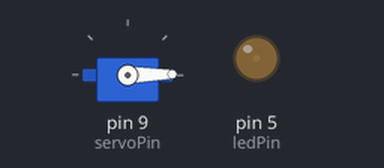
Recording of a sketch running on a simulated Arduino Uno, built with avr-gcc and run on an emulated ATmega328P. Shown: servo, output pins drawn as LEDs (lit = HIGH).

Above: at 0.05 s.
At 2.65 s:
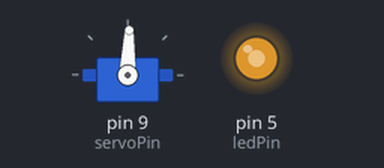
At 5.25 s:
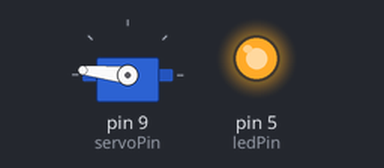
At 10.45 s:
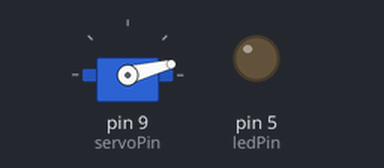
Timing chart, 0 to 15.5 s (numbered marks = the images above):
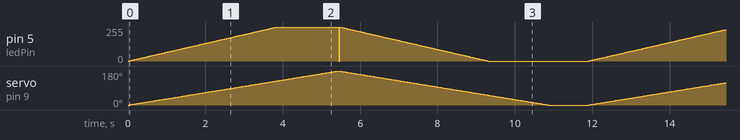

The sketch:

Servo_LED.ino
```cpp
#include <Servo.h>

#define UPDATE_TIME 30
#define MAX_POS 180
#define MIN_POS 0

int ledPin = 5;
int servoPin = 9;
int times = 0;

//led
int brightness = 0;
int fadeRate = 2;

//servo
int pos = 0;
Servo myservo;

void setup() {
  pinMode(ledPin, OUTPUT);
  myservo.attach(servoPin,500,2500);
}

void loop() {
  if (times <= 4) {
    for (pos = MIN_POS; pos <= MAX_POS; pos += 1){
      myservo.write(pos);
      if (brightness < 255) {
        analogWrite(ledPin,brightness);
        brightness = brightness + fadeRate;
      }
      else{
        digitalWrite(ledPin,HIGH);
      }
      delay(UPDATE_TIME);
    }
    for (pos = MAX_POS; pos >= MIN_POS; pos -= 1){
      myservo.write(pos);
      if (brightness > 0) {
        analogWrite(ledPin,brightness);
        brightness = brightness - fadeRate;
      }
      else{
        digitalWrite(ledPin,LOW);
      }
      delay(UPDATE_TIME);
    }
    times = times + 1;
    delay(1000);
  }
  else{
    digitalWrite(ledPin,HIGH);
    myservo.write(180);
  }
}
```

Measured:
- by itself, pin 5 (ledPin): moves between 0/255 and 255/255, repeating every 11.9 s
